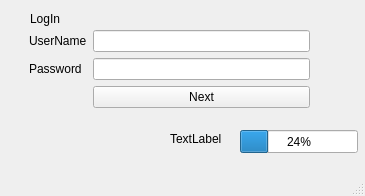
<?xml version="1.0" encoding="UTF-8"?>
<ui version="4.0">
 <class>MainWindow</class>
 <widget class="QMainWindow" name="MainWindow">
  <property name="geometry">
   <rect>
    <x>0</x>
    <y>0</y>
    <width>365</width>
    <height>196</height>
   </rect>
  </property>
  <property name="windowTitle">
   <string>MainWindow</string>
  </property>
  <widget class="QWidget" name="centralwidget">
   <widget class="QWidget" name="formLayoutWidget">
    <property name="geometry">
     <rect>
      <x>29</x>
      <y>30</y>
      <width>281</width>
      <height>89</height>
     </rect>
    </property>
    <layout class="QFormLayout" name="formLayout">
     <item row="0" column="0">
      <widget class="QLabel" name="label">
       <property name="text">
        <string>UserName</string>
       </property>
      </widget>
     </item>
     <item row="1" column="0">
      <widget class="QLabel" name="label_2">
       <property name="text">
        <string>Password</string>
       </property>
      </widget>
     </item>
     <item row="0" column="1">
      <widget class="QLineEdit" name="lineEdit"/>
     </item>
     <item row="1" column="1">
      <widget class="QLineEdit" name="lineEdit_2"/>
     </item>
     <item row="2" column="1">
      <widget class="QPushButton" name="pushButton">
       <property name="text">
        <string>Next</string>
       </property>
      </widget>
     </item>
    </layout>
   </widget>
   <widget class="QLabel" name="label_3">
    <property name="geometry">
     <rect>
      <x>30</x>
      <y>10</y>
      <width>67</width>
      <height>17</height>
     </rect>
    </property>
    <property name="text">
     <string>LogIn</string>
    </property>
   </widget>
   <widget class="QProgressBar" name="progressBar">
    <property name="geometry">
     <rect>
      <x>240</x>
      <y>130</y>
      <width>118</width>
      <height>23</height>
     </rect>
    </property>
    <property name="value">
     <number>24</number>
    </property>
   </widget>
   <widget class="QLabel" name="label_4">
    <property name="geometry">
     <rect>
      <x>170</x>
      <y>130</y>
      <width>67</width>
      <height>17</height>
     </rect>
    </property>
    <property name="text">
     <string>TextLabel</string>
    </property>
   </widget>
  </widget>
  <widget class="QMenuBar" name="menubar">
   <property name="geometry">
    <rect>
     <x>0</x>
     <y>0</y>
     <width>365</width>
     <height>22</height>
    </rect>
   </property>
  </widget>
  <widget class="QStatusBar" name="statusbar"/>
 </widget>
 <resources/>
 <connections/>
</ui>
